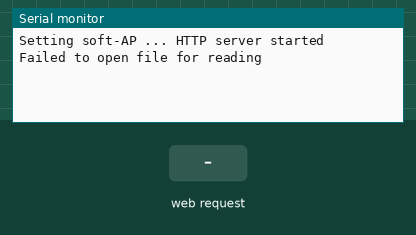
The sketch below on a simulated ESP8266 (NodeMCU). Parts: the last lines printed to the serial monitor. The test bench sets the inputs (shaded band). Storage starts empty.

Above: at 1.2 s.
1.3 s: HTTP request GET / received
At 2.3 s:
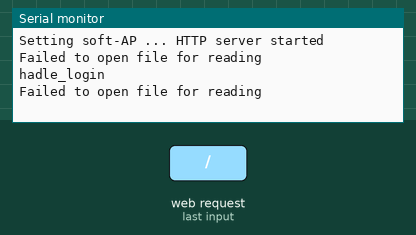
2.8 s: HTTP request GET /?name=1 received
At 3.4 s:
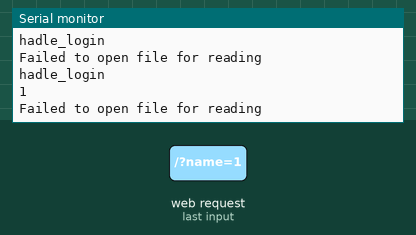

Measured:
- after the input at 1.3 s, the serial monitor: prints a new line at once (image 1)
- after the input at 2.8 s, the serial monitor: prints a new line at once (image 2)

The sketch:

test_littleFs_Web_Server.ino
```cpp
#include <ESP8266WiFi.h>
#include <ESP8266WebServer.h>
#include "LittleFS.h"
#include <FS.h>

/* Put your SSID & Password */
const char* ssid = "RAVIS";  // Enter SSID here
const char* password = "123456789";  //Enter Password here

/* Put IP Address details */
IPAddress local_ip(192,168,1,1);
IPAddress gateway(192,168,1,1);
IPAddress subnet(0,0,0,0);

ESP8266WebServer server(80);

void handleRoot();
void handleLogin();

void setup() {
  Serial.begin(115200);

  if(!LittleFS.begin()){
    Serial.println("An Error has occurred while mounting LittleFS");
    return;
  }

  Serial.print("Setting soft-AP ... ");
  WiFi.mode(WIFI_AP);
  WiFi.softAPConfig(local_ip, gateway, subnet);
  WiFi.softAP(ssid, NULL);

  server.on("/", HTTP_GET, handleLogin);
  server.onNotFound(handle_NotFound);

  server.begin();
  Serial.println("HTTP server started");

  //handleLogin();

  byte data[10000];
  int i=0;

  File file = LittleFS.open("/wifi_setting.txt", "r");
  if(!file){
    Serial.println("Failed to open file for reading");
    return;
  }

  String myString = file.readString();
  file.close();

  Serial.println(myString);

}
void loop() {

  server.handleClient();

}

// Replaces placeholder with LED state value
String processor(const String& var){
  Serial.println(var);
  return String();
}

  String wifi_name ="kave2" ;
  String wifi_pass = "1234";

void handleLogin() {

  /*if( ! server.hasArg("username") || ! server.hasArg("password")
      || server.arg("username") == NULL || server.arg("password") == NULL) { // If the POST request doesn't have username and password data
    server.send(400, "text/plain", "400: Invalid Request");         // The request is invalid, so send HTTP status 400
    return;
  }
  if(server.arg("username") == "John Doe" && server.arg("password") == "password123") { // If both the username and the password are correct
    server.send(200, "text/html", "<h1>Welcome, " + server.arg("username") + "!</h1><p>Login successful</p>");
  } else {                                                                              // Username and password don't match
    server.send(401, "text/plain", "401: Unauthorized");
  }*/

  Serial.println("hadle_login");

  if( sizeof(server.arg("name")) > 1 ){

    wifi_name = server.arg("name");
    wifi_pass = server.arg("password");

  }


  Serial.println(wifi_name);
  Serial.println(wifi_pass);

  File file = LittleFS.open("/wifi_setting.txt", "r");
  if(!file){
    Serial.println("Failed to open file for reading");
    return;
  }

  Serial.println("File Content:");

  String myString = file.readString();
  file.close();

  myString.replace("wifi_name", wifi_name);
  myString.replace("wifi_password", wifi_pass);
  myString.replace("device_serial", "device_serialxxx");

  server.send(200, "text/html", myString);

  // server.send(LittleFS, "/index.html", String(), false, processor);

}

void handle_NotFound(){
  server.send(404, "text/plain", "Not found");
}

String SendHTML(uint8_t led1stat,uint8_t led2stat){
  String ptr;
  return ptr;
}
```
